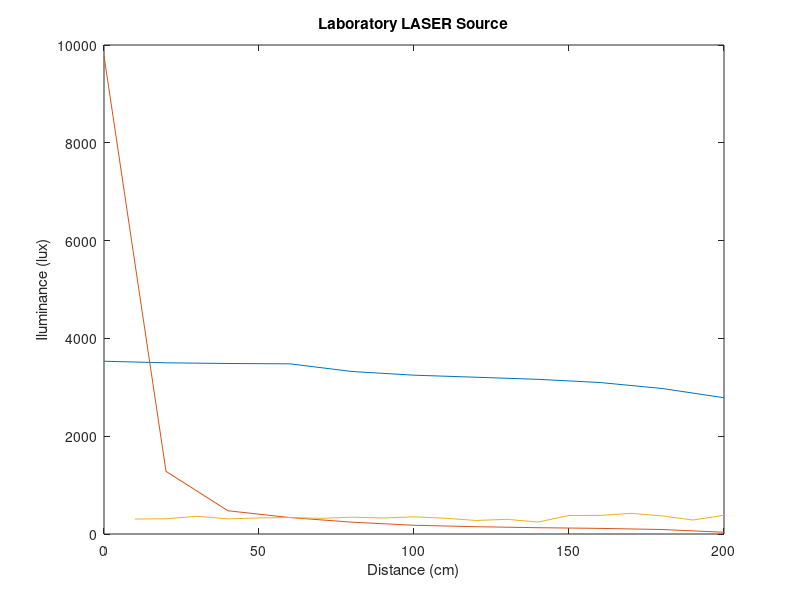
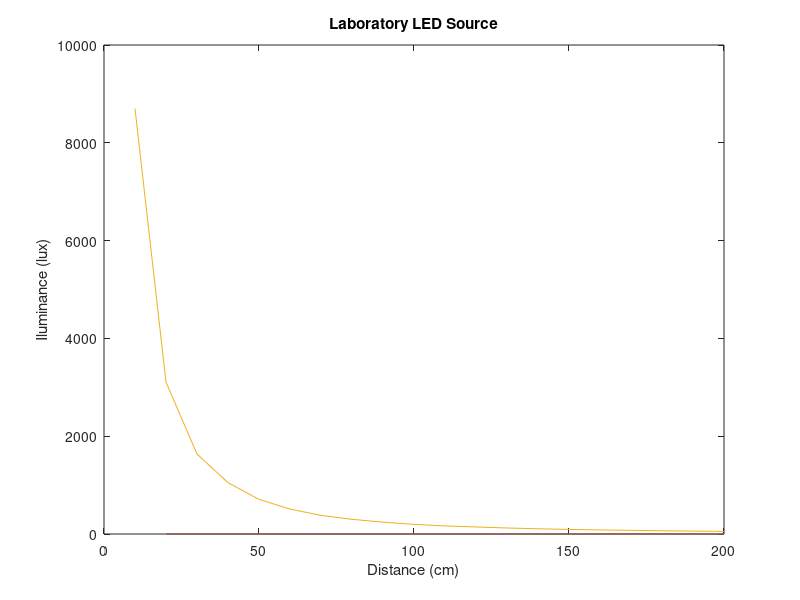
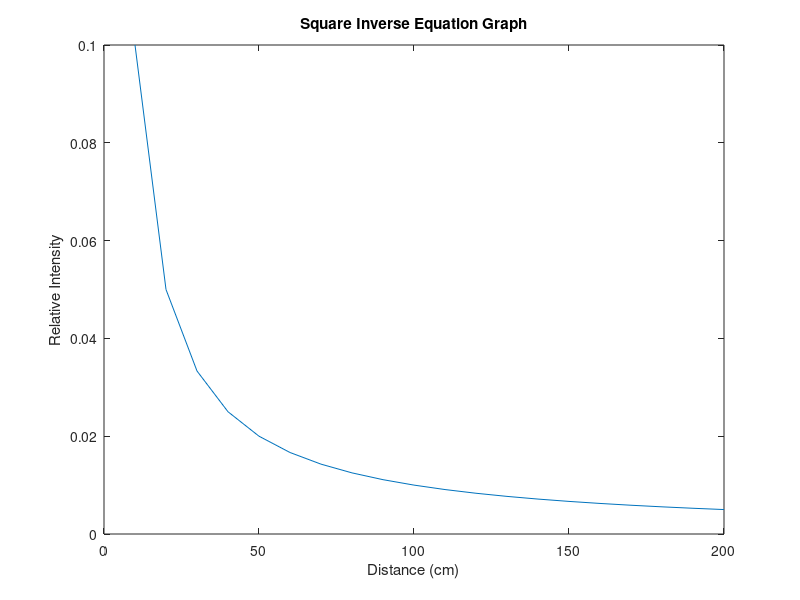

MATLAB code for these plots, in order:
%% LASER casero (Mario)
clear all; close all hidden; clc;

D=[0 20 40 60 80 100 120 140 160 180 200];
Iluminancia=[3533 3501 3487 3480 3323 3248 3206 3163 3098 2976 2787];
I=1./(D.^2);
E=I./(D.^2);

figure(1)
plot(D,Iluminancia); hold on;
title('LASER Source');
ylabel('Iluminance (lux)'); xlabel('Distance (cm)'); 

figure(2)
plot(D,I); hold on;
title('Square Inverse Equation Graph');
ylabel('Relative Intensity'); xlabel('Distance (cm)');

%% LED casero (Mario)
clear all; close all hidden; clc;

D=[0 20 40 60 80 100 120 140 160 180 200];
Iluminancia=[9778 1281 475 336 242 179 149 129 115 92 36];
I=1./(D.^2);
E=I./(D.^2);

figure(1)
plot(D,Iluminancia); hold on;
title('Home LED Square Inverse Source');
ylabel('Iluminance (lux)'); xlabel('Distance (cm)'); 

figure(2)
plot(D,I); hold on;
title('Square Inverse Equation Graph');
ylabel('Relative Intensity'); xlabel('Distance (cm)');

%% Fuentes Laboratorio (Luisito)
clear all; close all hidden; clc;


D=[10 20 30 40 50 60 70 80 90 100 110 120 130 140 150 160 170 180 190 200];
ILaser=[306 312 362 310 329 337 320 344 327 351 323 277 300 244 379 380 423 370 286 383];
IFoco=[8700 3106 1635 1050 708 510 381 300 242 197 165 144 123 107 94 83 75 66 60 54];

I=1./(D.^1);
E=I./(D.^2);

figure(1)
plot(D,ILaser); hold on;
title('Laboratory LASER Source');
ylabel('Iluminance (lux)'); xlabel('Distance (cm)'); 

figure(2)
plot(D,IFoco); hold on;
title('Laboratory LED Source');
ylabel('Iluminance (lux)'); xlabel('Distance (cm)');

figure(3)
plot(D,I); hold on;
title('Square Inverse Equation Graph');
ylabel('Relative Intensity'); xlabel('Distance (cm)');